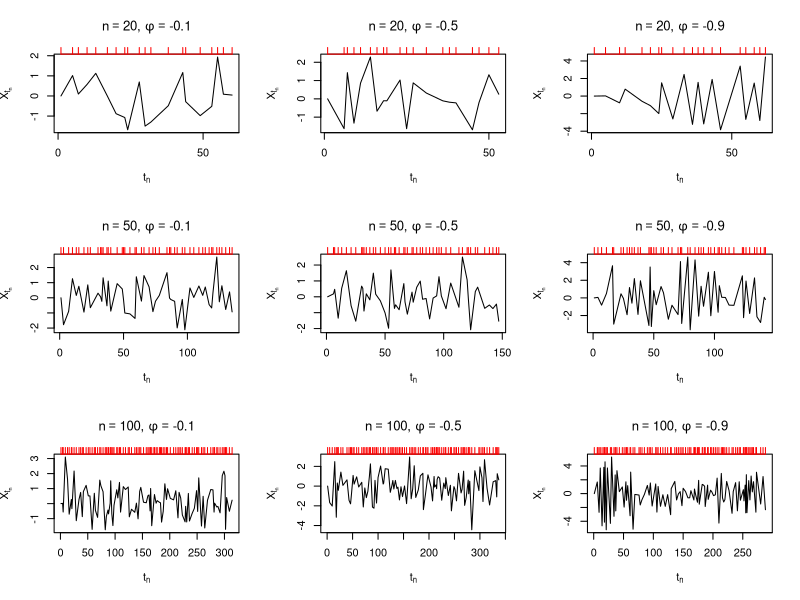
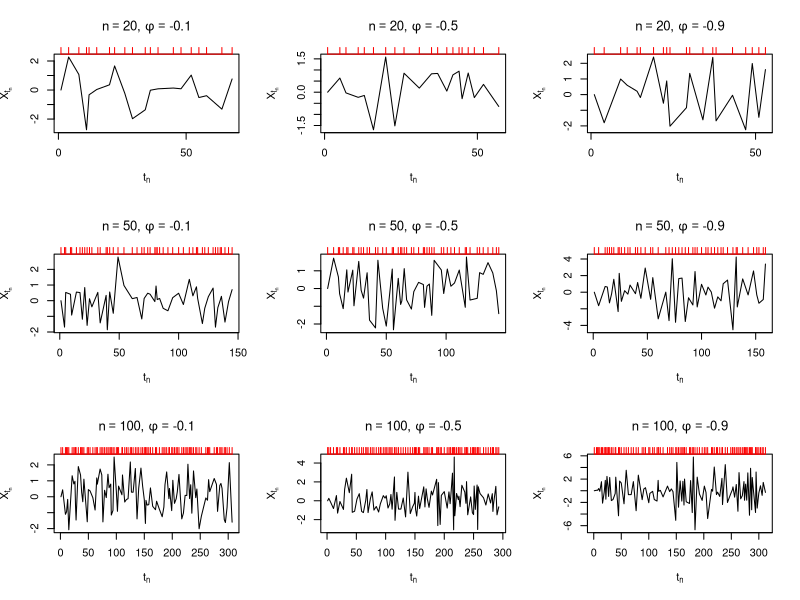

Reproduce these figures in R, in order.
#t_n = c(1,2,4,6,7,8,11,15)


iar.sim = function(n_sim, phi = 0.7, sigma =1){
  w <- rnorm(n_sim)
  x <- rep(0,n_sim)
  delta_n = 1 + rpois(n_sim-1,2)
  t_n =diffinv(delta_n, xi=1)
  for(t in 2:n_sim){
    x[t] <- sign(phi)*abs(phi)^(delta_n[t-1])*x[t-1] + sqrt((sigma^2)/(1-phi^2)*(1-(sign(phi)^2)*abs(phi)^(2*delta_n[t-1])))*w[t]
  }
  return(data.frame(cbind(x, t_n)))
}






phi <- c(-0.1, -0.5, -0.9)

n_sims <- c(20, 50, 100)


make_plot = function(){
  par(mfrow = c(3,3))
  for(n in n_sims){
    for(p in phi){
      res_sim = iar.sim(n_sim = n, phi = p, sigma = 1)
      p2 <- as.character(p)
      n2 <- as.character(n)
      plot(res_sim[,2],res_sim[,1], pch=20, type = 'line',xaxt='n', 
           main = bquote(paste(n == .(n2),', ', phi == .(p2))),
           xlab = expression(t[n]), ylab = expression(X[t[n]]))
      axis(3,at=res_sim[,2],col='red', labels = FALSE)
      axis(1,at=seq(0,(max(res_sim[,2])+50),50),col='black')
    }
  } 
  
}

a = make_plot()

postscript("./../master_thesis/Kap3/Fig_Cap3/sim2.eps")
make_plot()
dev.off()




## x es un input con el valor de la serie y el tiempo en que fue medida




calc.xhat <- function(x,phi){
  n=nrow(x)
  x_hat = c()
  delta_n = diff(x$t_n)
  
  x_hat[1] = 0
  x_hat[2:n] = sign(phi)*abs(phi)^(delta_n)*x$x[1:(n-1)]
  return(x_hat)
  
}
  
calc.w <- function(x,phi,sigma){
  n = nrow(x)
  w <- c()
  delta_n = diff(x$t_n)
  var <- (sigma^2)/(1-phi^2)
  w[1] = var
  w[2:n] =var*(1-sign(phi)^(2)*abs(phi)^(2*delta_n))
  return(w)
}

#calc.w(sim, 0.3, 2)

#x_hat <-calc.xhat(sim, 0.3)

iar.loglik <- function(x, par){
  phi <- par[1]
  sigma <- par[2]
  n = nrow(x)
  x_hat <- calc.xhat(x, phi)
  w = calc.w(x,phi,sigma)
  
  ll = (n/2)*log(2*pi) + (1/2)*sum(log(w)) + (1/2)*sum(((x$x - x_hat)^2)/w)
  return(ll)
  
}



sim <- iar.sim(100000, -0.3, 2)





p <- optim(par = c(0.5, 1),fn = iar.loglik, x= sim)
p
